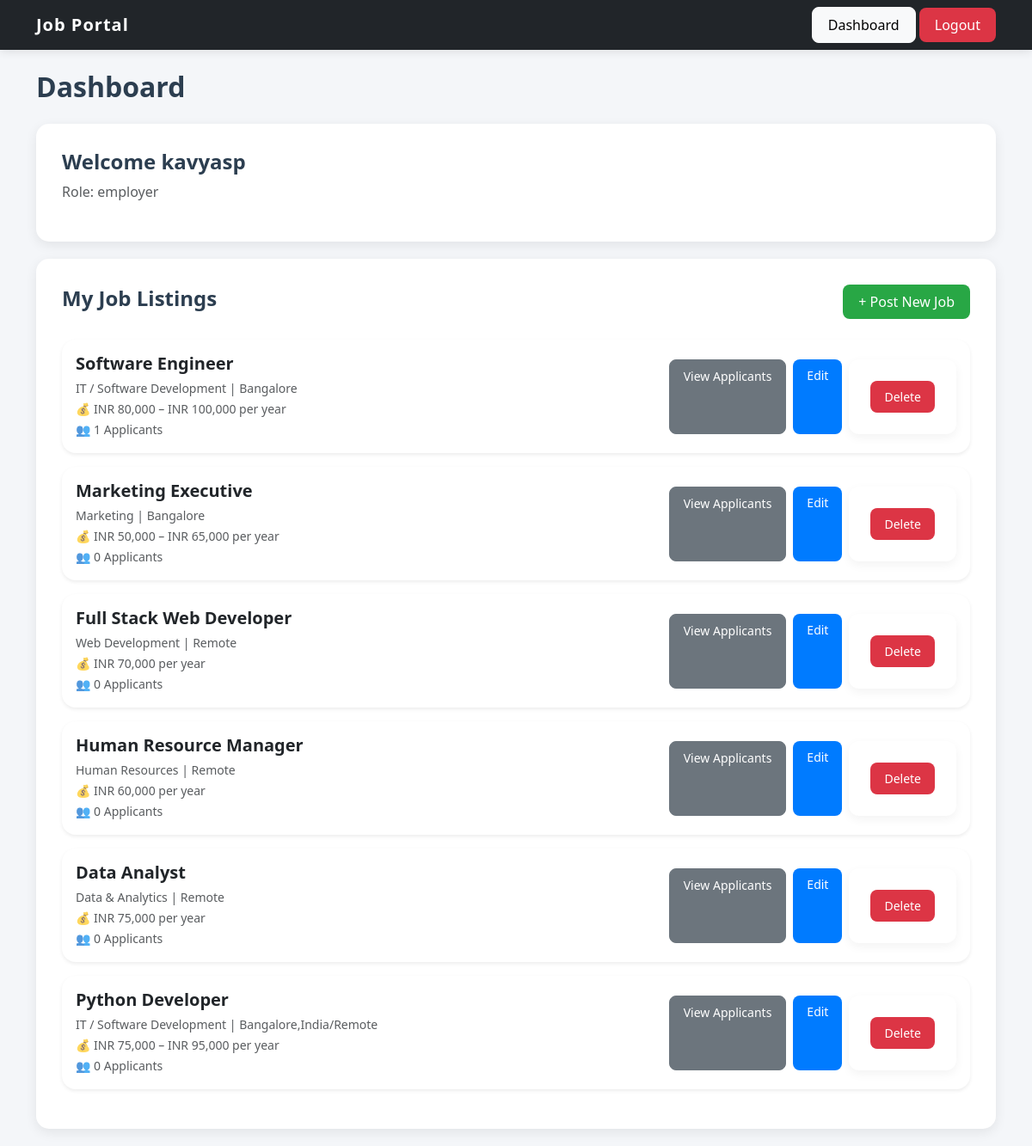
Page /dashboard (signed in) on the committed database.
### models.py (models this page shows, shortened)
class User(UserMixin, db.Model):
    __tablename__ = "user"
    id = db.Column(db.Integer, primary_key=True)
    username = db.Column(
        db.String(100),
        unique=True,
        nullable=False,
        index=True
    )
    email = db.Column(
        db.String(120),
        unique=True,
        nullable=False,
        index=True
    )
    password = db.Column(db.String(200), nullable=False)
    role = db.Column(
        db.String(20),
        nullable=False
    )  # job_seeker, employer, admin
    created_at = db.Column(
        db.DateTime,
        default=datetime.utcnow
    )
    jobs = db.relationship(
        'Job',
        backref='employer',
        cascade="all, delete-orphan",
        lazy=True
    )
    applications = db.relationship(
        'Application',
        backref='applicant',
        cascade="all, delete-orphan",
        lazy=True
    )

class Job(db.Model):
    __tablename__ = "job"
    id = db.Column(db.Integer, primary_key=True)
    title = db.Column(
        db.String(200),
        nullable=False,
        index=True
    )
    description = db.Column(
        db.Text,
        nullable=False
    )
    salary = db.Column(db.String(100))
    location = db.Column(db.String(100))
    category = db.Column(db.String(100))
    created_at = db.Column(
        db.DateTime,
        default=datetime.utcnow,
        index=True
    )
    employer_id = db.Column(
        db.Integer,
        db.ForeignKey('user.id', ondelete="CASCADE"),
        nullable=False
    )
    applications = db.relationship(
        'Application',
        backref='job',
        cascade="all, delete-orphan",
        lazy=True
    )

### app.py (the view, shortened to what this page needs)
@app.route('/dashboard')
@login_required
def dashboard():
    if current_user.role == "employer":
        jobs = Job.query.filter_by(employer_id=current_user.id).all()
        return render_template(
            "dashboard.html",
            role="employer",
            jobs=jobs
        )
    flash("Invalid role.")
    return redirect(url_for("home"))

### app.py (called while the page is built)
@login_manager.user_loader
def load_user(user_id):
    return db.session.get(User, int(user_id))

### templates/dashboard.html (shortened to what this page needs)
{% extends "base.html" %}
{% block content %}
<h2 class="mb-4">Dashboard</h2>
<div class="dashboard-box">
    <h4>Welcome {{ current_user.username }}</h4>
    <p class="text-muted">Role: {{ current_user.role }}</p>
</div>
{% if current_user.role == "employer" %}
<div class="dashboard-box">
    <div class="d-flex justify-content-between align-items-center mb-4">
        <h4 class="fw-bold">My Job Listings</h4>
        <a href="{{ url_for('post_job') }}" class="btn btn-success">
            + Post New Job
        </a>
    </div>
    {% if jobs %}
        {% for job in jobs %}
            <div class="card mb-3 border-0 shadow-sm rounded-4">
                <div class="card-body d-flex justify-content-between align-items-center">
                    <div>
                        <h5 class="fw-bold mb-1">{{ job.title }}</h5>
                        <small class="text-muted">
                            {{ job.category }} | {{ job.location }}
                        </small>
                        <br>
                        <small class="text-muted">
                            💰 {{ job.salary }}
                        </small>
                        <br>
                        <small class="text-muted">
                            👥 {{ job.applications|length }} Applicants
                        </small>
                    </div>
                    <div class="d-flex gap-2">
                        <a href="{{ url_for('view_applications', job_id=job.id) }}"
                           class="btn btn-sm btn-secondary px-3">
                           View Applicants
                        </a>
                        <a href="{{ url_for('edit_job', job_id=job.id) }}"
                           class="btn btn-sm btn-primary px-3">
                            Edit
                        </a>
                        <form action="{{ url_for('delete_job', job_id=job.id) }}"
                              method="POST"
                              onsubmit="return confirm('Are you sure you want to delete this job?');">
                            <button type="submit" class="btn btn-sm btn-danger px-3">
                                Delete
                            </button>
                        </form>
                    </div>
                </div>
            </div>
        {% endfor %}
    {% else %}
        <div class="alert alert-info text-center">
            No jobs posted yet.
        </div>
    {% endif %}
</div>
{% endif %}
{% endblock %}

### static/style.css (style rules this page uses)
body { background-color: #f4f6f9; font-family: 'Segoe UI', Tahoma, Geneva, Verdana, sans-serif; }
h2, h3, h4 { font-weight: 600; color: #2c3e50; }
a { text-decoration: none; }
.card { border: none; border-radius: 12px; box-shadow: 0 4px 12px rgba(0, 0, 0, 0.07); transition: 0.3s ease-in-out; }
.btn { border-radius: 8px; padding: 8px 18px; font-weight: 500; transition: all 0.3s ease; }
.btn-primary { background-color: #007bff; border: none; }
.btn-success { background-color: #28a745; border: none; }
.btn-danger { border: none; }
form { background: #ffffff; padding: 25px; border-radius: 12px; box-shadow: 0 4px 12px rgba(0, 0, 0, 0.05); }
.dashboard-box { background: white; padding: 30px; border-radius: 15px; box-shadow: 0 4px 14px rgba(0, 0, 0, 0.08); margin-bottom: 20px; }

### rows in the picture
User: username "kavyasp", role "employer"
Job: title "Software Engineer", category "IT / Software Development", location "Bangalore", salary "INR 80,000 – INR 100,000 per year", applications|length "1"
Job: title "Marketing Executive", category "Marketing", location "Bangalore", salary "INR 50,000 – INR 65,000 per year", applications|length "0"
Job: title "Full Stack Web Developer", category "Web Development", location "Remote", salary "INR 70,000 per year", applications|length "0"
Job: title "Human Resource Manager", category "Human Resources", location "Remote", salary "INR 60,000 per year", applications|length "0"
Job: title "Data Analyst", category "Data & Analytics", location "Remote", salary "INR 75,000 per year", applications|length "0"
Job: title "Python Developer", category "IT / Software Development", location "Bangalore,India/Remote", salary "INR 75,000 – INR 95,000 per year", applications|length "0"
